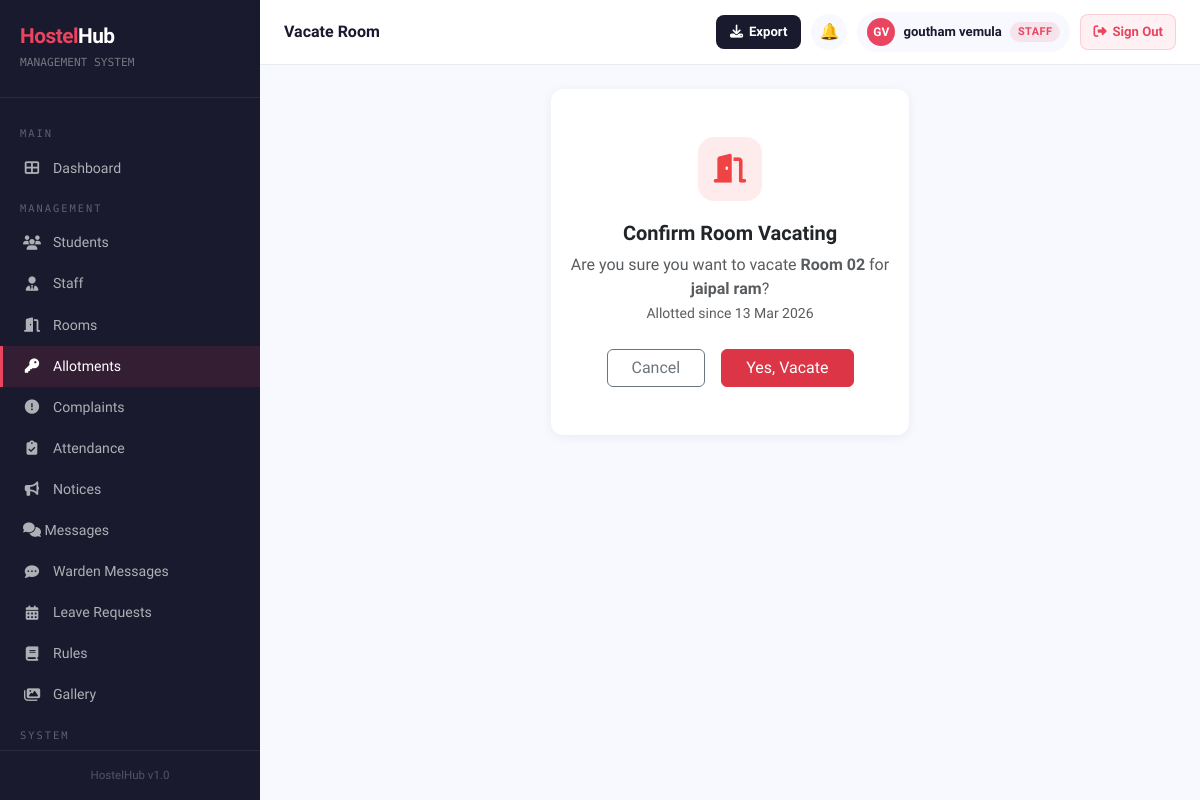
The app's page /allotments/1/vacate/ (signed in) with its own data.
### hostelapp/models.py (models this page shows, shortened)
class RoomAllotment(models.Model):
    student        = models.ForeignKey(StudentProfile, on_delete=models.CASCADE, related_name='allotments')
    room           = models.ForeignKey(Room, on_delete=models.CASCADE, related_name='allotments')
    allotment_date = models.DateField(auto_now_add=True)
    vacating_date  = models.DateField(null=True, blank=True)
    is_active      = models.BooleanField(default=True)
    remarks        = models.TextField(blank=True)

class Room(models.Model):
    ROOM_TYPE_CHOICES = [
        ('single', 'Single'),
        ('double', 'Double'),
        ('triple', 'Triple'),
        ('dormitory', 'Dormitory'),
    ]
    STATUS_CHOICES = [
        ('available', 'Available'),
        ('full', 'Full'),
        ('maintenance', 'Under Maintenance'),
    ]
    block       = models.ForeignKey(
        HostelBlock,
        on_delete=models.SET_NULL,
        null=True, blank=True,
        related_name='rooms'
    )
    room_number  = models.CharField(max_length=20, unique=True)
    floor        = models.PositiveIntegerField()
    room_type    = models.CharField(max_length=20, choices=ROOM_TYPE_CHOICES)
    capacity     = models.PositiveIntegerField()
    monthly_fee  = models.DecimalField(max_digits=8, decimal_places=2)
    status       = models.CharField(max_length=20, choices=STATUS_CHOICES, default='available')
    amenities    = models.TextField(blank=True, help_text="Comma separated amenities e.g. WiFi, AC")
    description  = models.TextField(blank=True)

class StudentProfile(models.Model):
    GENDER_CHOICES = [('M', 'Male'), ('F', 'Female'), ('O', 'Other')]
    user        = models.OneToOneField(User, on_delete=models.CASCADE, related_name='student_profile')
    roll_number = models.CharField(max_length=20, unique=True)
    block       = models.ForeignKey(
        HostelBlock,
        on_delete=models.SET_NULL,
        null=True, blank=True,
        related_name='students'
    )
    hostel_type = models.CharField(
        max_length=10,
        choices=[('boys', 'Boys Hostel'), ('girls', 'Girls Hostel')],
        default='boys'
    )
    phone          = models.CharField(max_length=10)
    gender         = models.CharField(max_length=1, choices=GENDER_CHOICES)
    address        = models.TextField()
    guardian_name  = models.CharField(max_length=100)
    guardian_phone = models.CharField(max_length=10)
    course         = models.CharField(max_length=100)
    year_of_study  = models.PositiveIntegerField(default=1)
    profile_photo  = models.ImageField(upload_to='students/', blank=True, null=True)
    created_at     = models.DateTimeField(auto_now_add=True)

### hostelapp/views.py (the view, shortened to what this page needs)
# urls.py: path('allotments/<int:pk>/vacate/', views.allotment_vacate, name='allotment_vacate'),
@login_required
@user_passes_test(can_manage_allotments)
def allotment_vacate(request, pk):
    allotment = get_object_or_404(RoomAllotment, pk=pk)
    return render(request, 'hostelapp/allotment_vacate.html', {'allotment': allotment})

### hostelapp/context_processors.py (called while the page is built, shortened)
def unread_notices(request):
    if not request.user.is_authenticated:
        return {'unread_notice_count': 0}
    if request.user.is_staff or request.user.is_superuser:
        return {'unread_notice_count': 0}

### hostelapp/views.py (called while the page is built)
def can_manage_allotments(user):
    return user.is_superuser or user.is_staff or user.has_perm('hostelapp.add_roomallotment') or user.has_perm('hostelapp.change_roomallotment')

### hostelapp/templates/hostelapp/allotment_vacate.html (shortened to what this page needs)
{% extends 'hostelapp/base.html' %}
{% block page_title %}Vacate Room
{% endblock %}
{% block content %}
<div class="row justify-content-center">
    <div class="col-lg-5">
        <div class="card">
            <div class="card-body text-center py-5">
                <div style="width:64px;height:64px;background:rgba(239,68,68,0.1);border-radius:16px;display:flex;align-items:center;justify-content:center;margin:0 auto 20px;font-size:1.8rem;color:#ef4444;">
                    <i class="fas fa-door-open"></i>
                </div>
                <h5 style="font-weight:700;">Confirm Room Vacating</h5>
                <p class="text-muted mb-4">
                    Are you sure you want to vacate <strong>Room {{ allotment.room.room_number }}</strong> for
                    <strong>{{ allotment.student.user.get_full_name }}</strong>?<br>
                    <small>Allotted since {{ allotment.allotment_date|date:"d M Y" }}</small>
                </p>
                <form method="post">
                    <div class="d-flex gap-3 justify-content-center">
                        <a href="{% url 'allotment_list' %}" class="btn btn-outline-secondary px-4">Cancel</a>
                        <button type="submit" class="btn btn-danger px-4">Yes, Vacate</button>
                    </div>
                </form>
            </div>
        </div>
    </div>
</div>
{% endblock %}

### hostelapp/templates/hostelapp/base.html (shortened to what this page needs)
<!DOCTYPE html>
<html lang="en">
<head>
    <link href="https://cdn.jsdelivr.net/npm/bootstrap@5.3.0/dist/css/bootstrap.min.css" rel="stylesheet">
    <link href="https://cdnjs.cloudflare.com/ajax/libs/font-awesome/6.4.0/css/all.min.css" rel="stylesheet">
</head>
<body>
{% if user.is_authenticated %}
<div class="sidebar" id="sidebar">
    <div class="sidebar-brand">
        <h4><span>Hostel</span>Hub</h4>
        <small>MANAGEMENT SYSTEM</small>
    </div>
    <nav class="sidebar-nav">
        <div class="nav-section-label">Main</div>
        <a href="{% url 'dashboard' %}" class="{% if request.resolver_match.url_name == 'dashboard' %}active{% endif %}">
            <i class="fas fa-th-large"></i> Dashboard
        </a>
        {% if user.is_staff or user.is_superuser or perms.hostelapp.change_room or perms.hostelapp.add_roomallotment or perms.hostelapp.change_complaint or perms.hostelapp.view_studentprofile %}
        {% if user.is_superuser %}
        <div class="nav-section-label">Management</div>
        <a href="{% url 'student_list' %}" class="{% if 'student' in request.resolver_match.url_name %}active{% endif %}">
            <i class="fas fa-users"></i> Students
        </a>
        <a href="{% url 'staff_list' %}" class="{% if 'staff' in request.resolver_match.url_name %}active{% endif %}">
            <i class="fas fa-user-tie"></i> Staff
        </a>
        <a href="{% url 'room_list' %}" class="{% if 'room' in request.resolver_match.url_name %}active{% endif %}">
            <i class="fas fa-door-open"></i> Rooms
        </a>
        <a href="{% url 'allotment_list' %}" class="{% if 'allotment' in request.resolver_match.url_name %}active{% endif %}">
            <i class="fas fa-key"></i> Allotments
        </a>
        <a href="{% url 'complaint_list' %}" class="{% if 'complaint' in request.resolver_match.url_name %}active{% endif %}">
            <i class="fas fa-exclamation-circle"></i> Complaints
        </a>
        <a href="{% url 'attendance_list' %}" {% if request.resolver_match.url_name == 'attendance_list' or request.resolver_match.url_name == 'attendance_report' %}class="active"{% endif %}>
            <i class="fas fa-clipboard-check"></i> Attendance
        </a>
        <a href="{% url 'notice_list' %}" class="{% if 'notice' in request.resolver_match.url_name %}active{% endif %}">
            <i class="fas fa-bullhorn"></i> Notices
        </a>
        <a href="{% url 'inbox' %}" class="{% if request.resolver_match.url_name == 'inbox' or request.resolver_match.url_name == 'chat' %}active{% endif %}" style="justify-content:space-between;">
            <span><i class="fas fa-comments"></i> Messages</span>
        </a>
        <a href="{% url 'warden_inbox' %}" class="{% if request.resolver_match.url_name == 'warden_inbox' or request.resolver_match.url_name == 'warden_chat' %}active{% endif %}">
            <i class="fas fa-comment-dots"></i> Warden Messages
        </a>
        <a href="{% url 'leave_list' %}" class="{% if 'leave' in request.resolver_match.url_name %}active{% endif %}">
            <i class="fas fa-calendar-alt"></i> Leave Requests
        </a>
        <a href="{% url 'rules_list' %}" class="{% if 'rule' in request.resolver_match.url_name %}active{% endif %}">
            <i class="fas fa-book"></i> Rules
        </a>
        <a href="{% url 'gallery' %}" class="{% if 'gallery' in request.resolver_match.url_name %}active{% endif %}">
            <i class="fas fa-images"></i> Gallery
        </a>
        <div class="nav-section-label">System</div>
        {% endif %}
        {% endif %}
    </nav>
    <div class="sidebar-footer">
        <div style="font-size:0.72rem;color:rgba(255,255,255,0.25);text-align:center;">HostelHub v1.0</div>
    </div>
</div>
<div class="main-content">
    <div class="topbar">
        <div class="topbar-left">
            <h5>{% block page_title %}Dashboard{% endblock %}</h5>
        </div>
        <div class="topbar-right">
            {% if user.is_authenticated and user.is_staff or user.is_authenticated and user.is_superuser %}
            <button class="export-topbar-btn" onclick="document.getElementById('exportModal').style.display='flex'" title="Export Data">
                <i class="fas fa-download"></i>
                <span class="btn-label">Export</span>
            </button>
            {% endif %}
            <div style="position:relative;">
                <a href="{% url 'notifications_list' %}" class="topbar-icon-btn" title="Notifications">🔔</a>
            </div>
            {% if user.is_authenticated and not user.is_staff and not user.is_superuser %}
            <a href="{% url 'profile' %}" style="text-decoration:none;">
            {% else %}
            <a href="{% url 'admin_profile' %}" style="text-decoration:none;">
            {% endif %}
                <div class="user-badge">
                    {% if user.is_authenticated and not user.is_staff and not user.is_superuser %}
                        {% with profile=user.student_profile %}
                        {% if profile.profile_photo %}
                        <img src="{{ profile.profile_photo.url }}" style="width:28px;height:28px;border-radius:50%;object-fit:cover;border:2px solid #e94560;">
                        {% else %}
                        <div class="avatar">{{ user.first_name|first|upper }}{{ user.last_name|first|upper }}</div>
                        {% endif %}
                        {% endwith %}
                    {% else %}
                    <div class="avatar">{{ user.first_name|first|upper }}{{ user.last_name|first|upper }}</div>
                    {% endif %}
                    <span class="user-name">{{ user.get_full_name|default:user.username }}</span>
                    {% if user.is_staff or user.is_superuser %}
                    <span class="badge-admin hide-mobile">Staff</span>
                    {% endif %}
                </div>
            </a>
            <form method="post" action="{% url 'logout' %}" style="margin:0;">
                <button type="submit"
                   style="display:flex;align-items:center;gap:6px;background:#fff0f3;color:#e94560;
                          padding:7px 12px;border-radius:8px;font-size:0.82rem;cursor:pointer;
                          font-weight:700;border:1.5px solid rgba(233,69,96,0.2);transition:all 0.2s;
                          flex-shrink:0;font-family:'Sora',sans-serif;"
                   onmouseover="this.style.background='#e94560';this.style.color='#fff'"
                   onmouseout="this.style.background='#fff0f3';this.style.color='#e94560'">
                    <i class="fas fa-sign-out-alt"></i>
                    <span class="signout-text">Sign Out</span>
                </button>
            </form>
        </div>
    </div>
    <div class="content-area">
        {% block content %}{% endblock %}
    </div>
</div>
{% else %}
{% block public_content %}{% endblock %}
{% endif %}
</body>
</html>

### hostelapp/templates/hostelapp/base.html (style rules this page uses)
:root { --primary: #1a1a2e; --accent: #e94560; --accent2: #0f3460; --bg: #f8f9ff; --card-bg: #ffffff; --text: #2d2d2d; --muted: #6c757d; --success: #10b981; --warning: #f59e0b; --danger: #ef4444; --sidebar-w: 260px; }
* { box-sizing: border-box; }
body { font-family: 'Sora', sans-serif; background: var(--bg); color: var(--text); margin: 0; }
.sidebar { width: var(--sidebar-w); height: 100vh; position: fixed; top: 0; left: 0; background: var(--primary); display: flex; flex-direction: column; z-index: 1000; transition: transform 0.3s ease; }
.sidebar-brand { padding: 24px 20px; border-bottom: 1px solid rgba(255,255,255,0.08); }
.sidebar-brand h4 { color: #fff; font-weight: 700; margin: 0; font-size: 1.3rem; letter-spacing: -0.5px; }
.sidebar-brand span { color: var(--accent); }
.sidebar-brand small { color: rgba(255,255,255,0.4); font-size: 0.7rem; font-family: 'DM Mono', monospace; }
.sidebar-nav { flex: 1; padding: 16px 0; overflow-y: auto; }
.nav-section-label { color: rgba(255,255,255,0.3); font-size: 0.65rem; letter-spacing: 2px; text-transform: uppercase; padding: 12px 20px 6px; font-family: 'DM Mono', monospace; }
.sidebar-nav a { display: flex; align-items: center; gap: 12px; padding: 10px 20px; color: rgba(255,255,255,0.65); text-decoration: none; font-size: 0.88rem; transition: all 0.2s; border-left: 3px solid transparent; }
.sidebar-nav a:hover, .sidebar-nav a.active { color: #fff; background: rgba(233,69,96,0.12); border-left-color: var(--accent); }
.sidebar-nav a i { width: 18px; text-align: center; font-size: 0.9rem; }
.sidebar-footer { padding: 16px 20px; border-top: 1px solid rgba(255,255,255,0.08); }
.main-content { margin-left: var(--sidebar-w); min-height: 100vh; }
.topbar { background: #fff; padding: 12px 24px; border-bottom: 1px solid #e9ecef; display: flex; align-items: center; justify-content: space-between; position: sticky; top: 0; z-index: 100; gap: 12px; }
.topbar-left { display: flex; align-items: center; gap: 12px; min-width: 0; }
.topbar-left h5 { margin: 0; font-weight: 600; font-size: 1rem; color: var(--primary); white-space: nowrap; overflow: hidden; text-overflow: ellipsis; }
.topbar-right { display: flex; align-items: center; gap: 10px; flex-shrink: 0; }
.topbar-icon-btn { width: 36px; height: 36px; background: #f8f9ff; border-radius: 50%; display: flex; align-items: center; justify-content: center; text-decoration: none; font-size: 1rem; border: 1px solid #e9ecef; transition: all 0.2s; cursor: pointer; border: none; position: relative; flex-shrink: 0; }
.export-topbar-btn { display: flex; align-items: center; gap: 6px; background: var(--primary); color: #fff; border: none; border-radius: 8px; padding: 7px 14px; font-size: 0.82rem; font-weight: 700; cursor: pointer; font-family: 'Sora', sans-serif; transition: all 0.2s; flex-shrink: 0; }
.user-badge { display: flex; align-items: center; gap: 8px; background: var(--bg); padding: 6px 10px; border-radius: 50px; font-size: 0.82rem; font-weight: 600; color: var(--primary); }
.user-badge .avatar { width: 28px; height: 28px; background: var(--accent); border-radius: 50%; display: flex; align-items: center; justify-content: center; color: #fff; font-size: 0.75rem; font-weight: 700; flex-shrink: 0; }
.badge-admin { background: rgba(233,69,96,0.12); color: var(--accent); padding: 2px 8px; border-radius: 20px; font-size: 0.68rem; font-weight: 700; letter-spacing: 0.5px; text-transform: uppercase; }
.content-area { padding: 24px; }
.card { border: none; border-radius: 12px; box-shadow: 0 2px 12px rgba(0,0,0,0.06); }

### records on screen
RoomAllotment: room.room_number "02", student.user.get_full_name "jaipal ram", allotment_date "13 Mar 2026"

### other values on screen
{{ user.first_name|first|upper }} "G"
{{ user.last_name|first|upper }} "V"
{{ user.get_full_name|default:user.username }} "goutham vemula"
